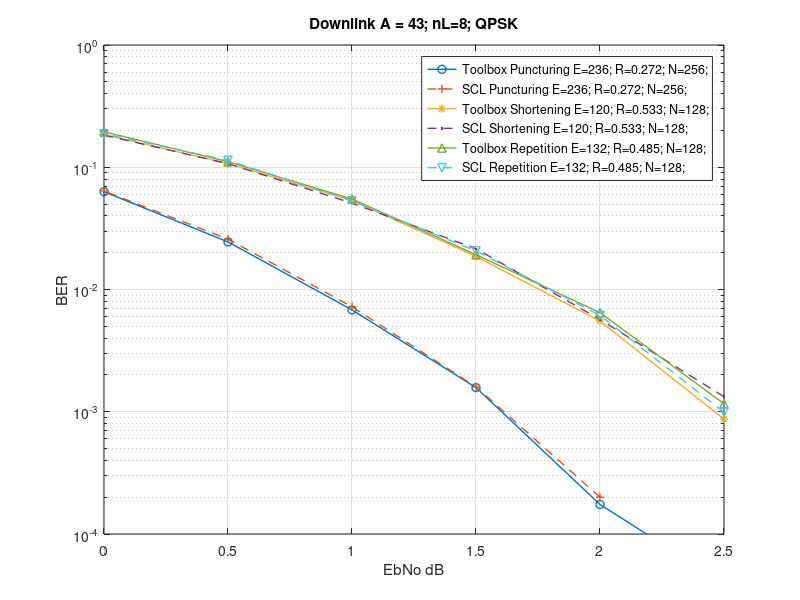

This chart was generated by the following MATLAB code:
clc; clear; close all;
EbNodB = 2.5:-0.5:0;
BER1 = [    3.9530931e-05   1.7440116e-04   1.5765865e-03   6.8109468e-03   2.4504526e-02   6.3107643e-02 ];
BER2 = [   0.0000000e+00   1.9998000e-04   1.5975147e-03   7.2202082e-03   2.5813698e-02   6.3968022e-02];
BER3 = [   8.6968047e-04   5.5157275e-03   1.8639996e-02   5.3496976e-02   1.0712185e-01   1.8511172e-01];
BER4 = [   1.3277742e-03   5.6901287e-03   2.1549008e-02   5.0853054e-02   1.0701023e-01   1.8319563e-01];
BER5 = [   1.1626744e-03   6.4644698e-03   1.9272491e-02   5.5006127e-02   1.1108657e-01   1.9507584e-01];
BER6 = [   9.9059861e-04   6.1342703e-03   2.0707232e-02   5.3115619e-02   1.1383745e-01   1.8761612e-01];
%BER7 = [0.0000000e+00   8.1991801e-05   4.6595340e-04   2.9897010e-03   1.5992401e-02];

figure(1);
h=semilogy(EbNodB,BER1,'-o',EbNodB,BER2,'--+',EbNodB,BER3,'-*',EbNodB,BER4,'--.',EbNodB,BER5,'-^',EbNodB,BER6,'--v'); hold on; grid on; xlabel('EbNo dB');ylabel('BER'); title('Downlink A = 43; nL=8; QPSK');
axis([min(EbNodB) max(EbNodB) 1e-4 1]); legend('Toolbox Puncturing E=236; R=0.272; N=256;','SCL Puncturing E=236; R=0.272; N=256;','Toolbox Shortening E=120; R=0.533; N=128;','SCL Shortening E=120; R=0.533; N=128;', ... 
    'Toolbox Repetition E=132; R=0.485; N=128;', 'SCL Repetition E=132; R=0.485; N=128;'); 
set(h,'linewidth',1);

